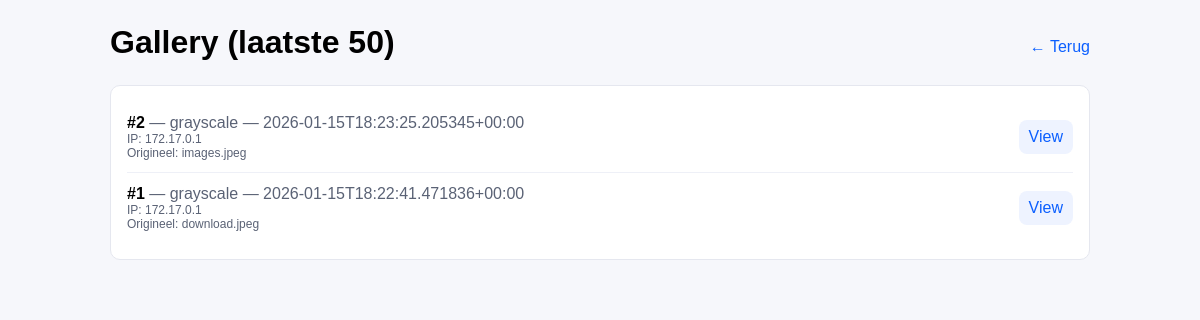
The page /gallery on the database its author committed.
### tables this page shows
CREATE TABLE images (
                id INTEGER PRIMARY KEY AUTOINCREMENT,
                original_name TEXT NOT NULL,
                stored_name   TEXT NOT NULL,
                result_name   TEXT NOT NULL,
                experiment    TEXT NOT NULL,
                client_ip     TEXT,
                created_at    TEXT NOT NULL
            );

### app.py (the view)
@app.route("/gallery", methods=["GET"])
def gallery():
    with db_connect() as conn:
        rows = conn.execute(
            "SELECT * FROM images ORDER BY id DESC LIMIT 50"
        ).fetchall()
    return render_template("gallery.html", items=rows)

### app.py (called while the page is built)
def db_connect():
    conn = sqlite3.connect(DB_PATH)
    conn.row_factory = sqlite3.Row
    return conn

@app.before_request
def _startup():
    if not getattr(app, "_db_ready", False):
        db_init()
        app._db_ready = True

### templates/gallery.html (shortened to what this page needs)
<!doctype html>
<html lang="nl">
<head>
  <link rel="stylesheet" href="/static/style.css" />
</head>
<body>
  <div class="wrap">
    <div class="row">
      <h1>Gallery (laatste 50)</h1>
      <a href="/">← Terug</a>
    </div>
    <div class="card">
      {% if items and items|length > 0 %}
        <ul class="list">
          {% for it in items %}
          <li class="list-item">
            <div>
              <strong>#{{ it["id"] }}</strong>
              <span class="muted"> — {{ it["experiment"] }} — {{ it["created_at"] }}</span>
              <div class="muted small">IP: {{ it["client_ip"] or "-" }}</div>
              <div class="muted small">Origineel: {{ it["original_name"] }}</div>
            </div>
            <div class="actions">
              <a class="btn" href="/view/{{ it['stored_name'] }}">View</a>
            </div>
          </li>
          {% endfor %}
        </ul>
      {% else %}
        <p class="muted">Nog geen items.</p>
      {% endif %}
    </div>
  </div>
</body>
</html>

### static/style.css (style rules this page uses)
body { font-family: Arial, sans-serif; margin: 0; background: #f6f7fb; }
.wrap { max-width: 980px; margin: 24px auto; padding: 0 16px; }
h1 { margin: 0 0 8px 0; }
a { color: #0b5fff; text-decoration: none; }
.card { background: white; border: 1px solid #e5e7ef; border-radius: 10px; padding: 16px; margin: 16px 0; }
.row { display: flex; align-items: center; justify-content: space-between; gap: 12px; }
.muted { color: #5a6275; }
.small { font-size: 12px; }
.list { list-style: none; padding: 0; margin: 0; }
.list-item { display: flex; justify-content: space-between; gap: 12px; padding: 12px 0; border-bottom: 1px solid #eef0f7; }
.list-item:last-child { border-bottom: 0; }
.actions { display: flex; align-items: center; }
.btn { display: inline-block; padding: 8px 10px; border-radius: 8px; background: #eef3ff; }

### rows shown on the page
images: id "2", experiment "grayscale", created_at "2026-01-15T18:23:25.205345+00:00", client_ip "172.17.0.1", original_name "images.jpeg"
images: id "1", experiment "grayscale", created_at "2026-01-15T18:22:41.471836+00:00", client_ip "172.17.0.1", original_name "download.jpeg"
